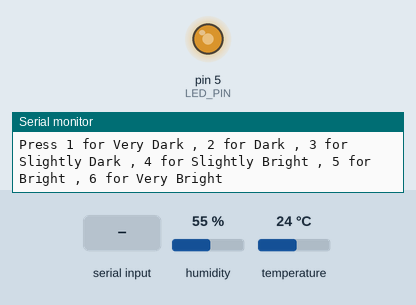
Bench run of a sketch on a simulated Arduino Uno, built with avr-gcc and run on an emulated ATmega328P. On the bench: output pins drawn as LEDs (lit = HIGH), the last lines printed to the serial monitor. Inputs (shaded band) come from the test bench; at power-on: humidity 55 %, temperature 24 °C.

Above: at 1.2 s.
1.3 s: "5\n" received over Serial
At 4.1 s:
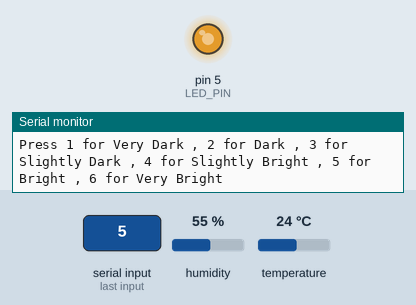
4.7 s: "1\n" received over Serial
At 6.3 s:
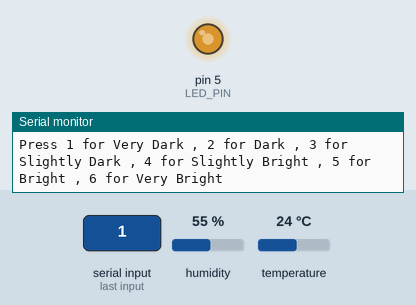
Timing chart, 0 to 7.8 s (numbered marks = the images above; inputs shaded):
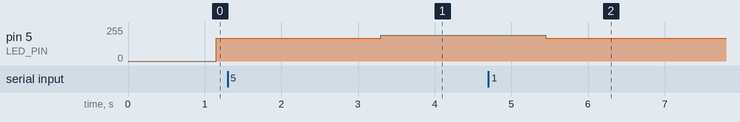

Measured:
- after the input at 1.3 s, pin 5 (LED_PIN): 170/255 → 195/255 after 2.0 s
- after the input at 4.7 s, pin 5 (LED_PIN): 195/255 → 170/255 after 0.75 s

The sketch:

DHT_light_intensity_combined.ino
```cpp
//Κώδικας γραμμένος από τον Γιώργιο Αντωνόπουλο - 8160010
//Libraries
#include <dht.h>
dht DHT;
//Constants
#define DHT22_PIN 2     // DHT 22  (AM2302) - what pin we're connected to

//Variables
float hum;  //Stores humidity value
float temp; //Stores temperature value
const int LED_PIN = 5;
int vote;
int interval_1;
int interval_2;
int interval_3;
int interval_4;
int interval_5;
int interval_6;
 int duty = 170;
int upper = 30;
int lower = -30;
int interval = 10;
String Question = "How would you like to modify the brightness?";
String Answer = "Press 1 for Very Dark , 2 for Dark , 3 for Slightly Dark , 4 for Slightly Bright , 5 for Bright , 6 for Very Bright";
void setup()
{
    pinMode( LED_PIN, OUTPUT );
    Serial.begin(9600);
}

void loop()
{
    int chk = DHT.read22(DHT22_PIN);
    //Read data and store it to variables hum and temp
    hum = DHT.humidity;
    temp= DHT.temperature;
    //Print temp and humidity values to serial monitor
    Serial.print("Humidity: ");
    Serial.print(hum);
    Serial.print(" %, Temp: ");
    Serial.print(temp);
    Serial.println(" Celsius");
    Serial.println(Question);
  Serial.println(Answer);
  vote = Serial.parseInt();
  interval_1= ((duty + lower) + (duty + lower+interval))/2;
  interval_2= ((interval_1) + (interval_1 + interval))/2;
  interval_3= ((interval_2) + (interval_2 + interval))/2;
  interval_4= ((duty + upper) + (duty + interval))/2;
  interval_5= ((interval_4) + (interval_4 + interval))/2;
  interval_6= ((interval_5) + (interval_5 + interval))/2;


  if (interval_1<0){
     interval_1=1;
    }
    if (interval_2<0){
     interval_2=1;
    }
    if (interval_3<0){
     interval_3=1;
    }
    if (interval_4>255){
     interval_4=255;
    }
    if (interval_5>255){
     interval_5=255;
    }
    if (interval_6>255){
     interval_6=255;
    }

  if (vote==1){
     duty = interval_1;
      }
  else if (vote==2) {
    duty = interval_2;
    }
  else if (vote==3) {
    duty = interval_3;
    }
  else if (vote==4) {
    duty = interval_4;
    }

  else if (vote==5){
    duty = interval_5;
    }
  else if (vote==6){
    duty = interval_6;
    }
    analogWrite( LED_PIN, duty );
    delay(2000); //Delay 2 sec.
}
```
